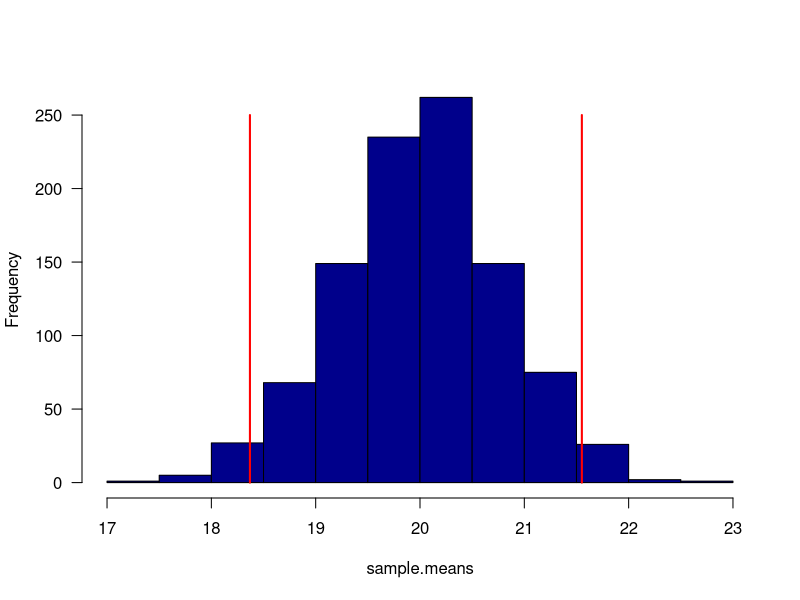
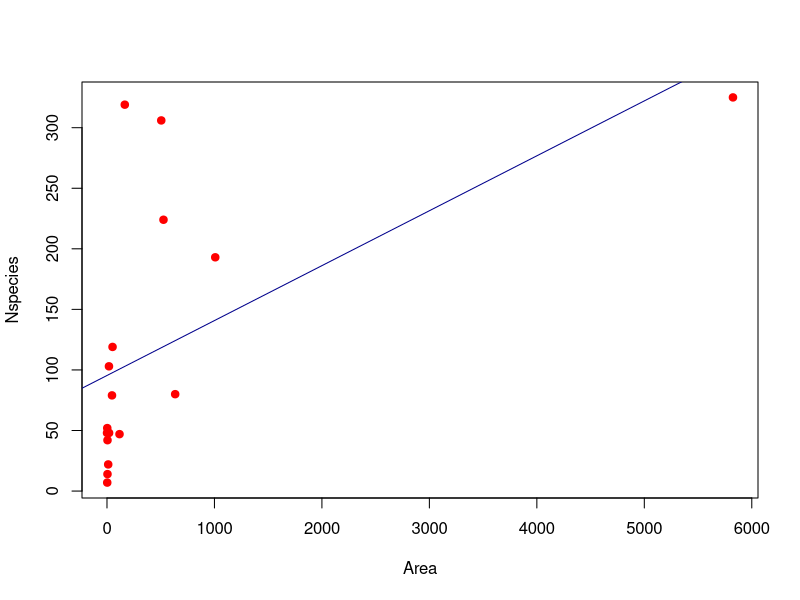
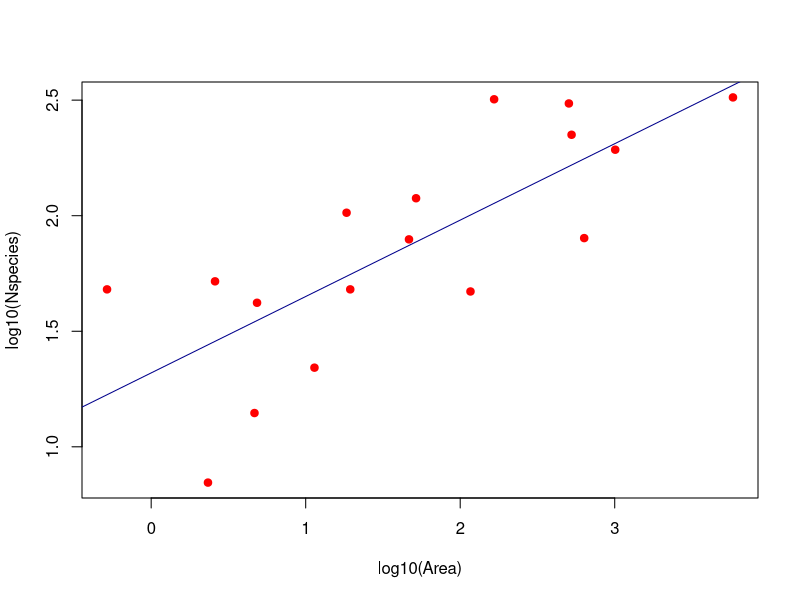
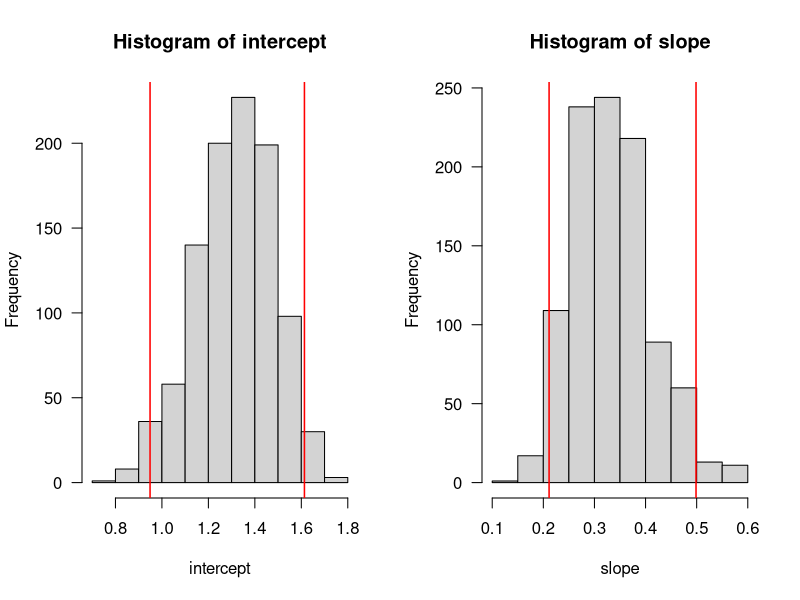
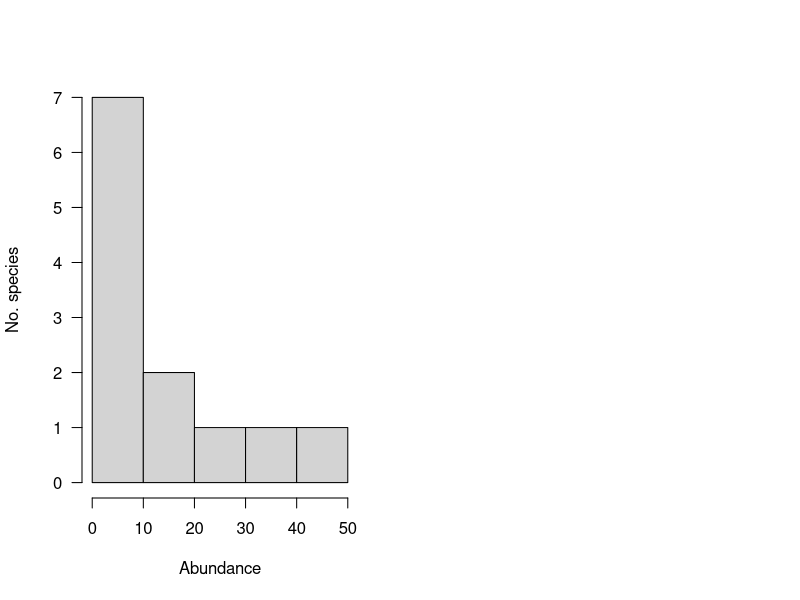

These charts were generated, in order, by the following R code:

setwd("/Users/xuhong/Documents/Duke/Term 1 Courses/ENVIRON 710 Applied data analysis/Lab/Lab 6")
library(boot)

# Problem #1
# Q1 & Q4
# infer from one sample
set.seed(1001)
mysample <- rnorm(35, mean=20, sd=4)
mymean <- mean(mysample)
mysd <- sd(mysample)
zcrit <- pnorm(0.975)
myci <- c(mymean - zcrit * mysd/sqrt(35), mymean + zcrit * mysd/sqrt(35))


# Q2
# sample 1000 times
set.seed(1001)
sample.means <- c()
n <- 25
for (i in 1:1000) { sample.means[i] <- mean(rnorm(n, 20, 4))}
hist(sample.means, las = 1, col = "darkblue", main="")
segments(sort(sample.means)[25], 0, sort(sample.means)[25], 250, col="red", lwd=2)
segments(sort(sample.means)[975], 0, sort(sample.means)[975], 250, col="red", lwd=2)
# use true population mean and sd
sum(sample.means >= 20 - 2*4/sqrt(n) & sample.means <= 20 + 2*4/sqrt(n))/1000


# Q3
sum(sample.means >= 20 - 4/sqrt(n) & sample.means <= 20 + 4/sqrt(n))/1000
tcrit <- qt(1-0.05/2, df=n-1)
samp.sd <- sd(sample.means)
samp.mean <- mean(sample.means)
sum(sample.means >= samp.mean - tcrit*samp.sd & sample.means <= samp.mean + tcrit*samp.sd)/1000




# Q5
# resampling for two variables 
dat <- read.csv("Galapagos.csv", header = T)
attach(dat)
plot(Area, Nspecies, pch=19, col="red")
# linear regression
fit <- lm(Nspecies~Area)
abline(fit, col="darkblue")

# draw the logrithm plot
plot(log10(Area), log10(Nspecies), pch=19, col="red")
#plot(log10(Nspecies)~log10(Area), pch=19, col="red")
# linear regression
Lfit <- lm(log10(Nspecies)~log10(Area))
abline(Lfit, col="darkblue")

Lco <- Lfit$coefficients


# bootstrapping the sample pairs
runs <- 1000
len <- length(Nspecies)
slope <- c()
intercept <- c()
for(i in 1:runs){
  samp <- dat[sample(nrow(dat), size=len, replace=T), ]
  fit <- lm(log10(samp$Nspecies) ~ log10(samp$Area))
  intercept[i] <- fit$coefficients[1]
  slope[i] <- fit$coefficients[2]
}
mean.int <- mean(intercept)
mean.slope <- mean(slope)

par(mfrow=c(1,2))
hist(intercept, las=1)
abline(v=sort(intercept)[25], col="red", lwd=1.5)
abline(v=sort(intercept)[975], col="red", lwd=1.5)
ci.int<-c(quantile(intercept, 0.025),
          quantile(intercept, 0.975))


hist(slope, las=1)
abline(v=sort(slope)[25], col="red", lwd=1.5)
abline(v=sort(slope)[975], col="red", lwd=1.5)
ci.slope<-c(quantile(slope, 0.025),
            quantile(slope, 0.975))


# Problem #2
insects <- c(0.14, 15.49, 29.04, 6.36, 1.83, 5.40, 31.89,
             3.92, 0.54, 2.01, 12.67, 48.75)
hist(insects, las = 1, ylab = "No. species",
     xlab = "Abundance", main="", col="lightgrey")
ins.n <- length(insects)

insects.mean <- mean(insects)
insects.sm <- c()
for (i in 1:1000){
  insect.sample <- sample(insects, ins.n, replace=T)
  insects.sm[i] <- mean(insect.sample)
}
mean(insects.sm)
boot.sd <- sd(insects.sm)
insects.se <- sd(insects)/sqrt(ins.n)
# parametric approach to c.i.
t <- qt(1 - 0.10/2, df=ins.n-1)
insects.ci <- c(insects.mean - t*insects.se, insects.mean + t*insects.se)
# percentile approach to c.i.
insects.boot.ci <- c(quantile(insects.sm, 0.05), quantile(insects.sm, 0.95))


